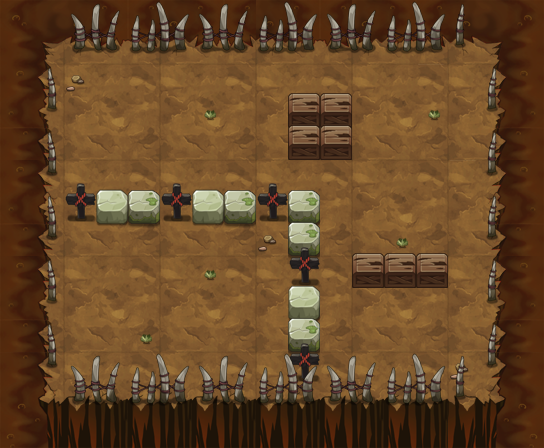

A 2D game scene composited from a Tiled map and its tileset images. What follows is a short description and the map's XML, with each tile layer's data collapsed to a summary:
An orthogonal 17x14 tile map with 32x32 px tiles, 14 tile layers (PASS, 块层 2, 块层 5, 块层 3, ...) and 48 objects (44x TRAP, 3x yjws2, PLAYER).

<map version="1.0" orientation="orthogonal" width="17" height="14" tilewidth="32" tileheight="32">
 <properties>
  <property name="DESTRY1" value="25" />
  <property name="DESTRY2" value="27" />
  <property name="DESTRY_COUNT" value="2" />
  <property name="EXP" value="980" />
  <property name="ITEM" value="D036" />
  <property name="MONEY" value="1470" />
 </properties>
 <tileset firstgid="1" name="yjbl" tilewidth="32" tileheight="32">
  <image source="yjbl.png" width="450" height="600" />
 </tileset>
 <layer name="PASS" width="17" height="14">
  <data>[238 cells, 130 non-empty, 11 distinct tile ids]</data>
 </layer>
 <layer name="块层 2" width="17" height="14">
  <data>[238 cells, 238 non-empty, 31 distinct tile ids]</data>
 </layer>
 <layer name="块层 5" width="17" height="14">
  <data>[238 cells, 8 non-empty, 2 distinct tile ids]</data>
 </layer>
 <layer name="块层 3" width="17" height="14">
  <data>[238 cells, 67 non-empty, 12 distinct tile ids]</data>
 </layer>
 <layer name="块层 6" width="17" height="14">
  <data>[238 cells, 20 non-empty, 4 distinct tile ids]</data>
 </layer>
 <layer name="SHELTER 11" width="17" height="14">
  <data>[238 cells, 13 non-empty, 5 distinct tile ids]</data>
 </layer>
 <layer name="SHELTER 10" width="17" height="14">
  <data>[238 cells, 1 non-empty, 1 distinct tile ids]</data>
 </layer>
 <layer name="SHELTER 9" width="17" height="14">
  <data>[238 cells, 1 non-empty, 1 distinct tile ids]</data>
 </layer>
 <layer name="SHELTER 8" width="17" height="14">
  <data>[238 cells, 1 non-empty, 1 distinct tile ids]</data>
 </layer>
 <layer name="SHELTER 7" width="17" height="14">
  <data>[238 cells, 4 non-empty, 2 distinct tile ids]</data>
 </layer>
 <layer name="SHELTER 6" width="17" height="14">
  <data>[238 cells, 1 non-empty, 1 distinct tile ids]</data>
 </layer>
 <layer name="SHELTER 5" width="17" height="14">
  <data>[238 cells, 8 non-empty, 3 distinct tile ids]</data>
 </layer>
 <layer name="SHELTER 3" width="17" height="14">
  <data>[238 cells, 2 non-empty, 1 distinct tile ids]</data>
 </layer>
 <layer name="SHELTER 2" width="17" height="14">
  <data>[238 cells, 2 non-empty, 1 distinct tile ids]</data>
 </layer>
 <objectgroup name="对象层 1" width="17" height="14">
  <object name="PLAYER" type="PLAYER" x="64" y="96" width="32" height="32" />
  <object name="yjws2" x="160" y="288" width="32" height="32">
   <properties>
    <property name="lua_ai" value="monster_yjws_ai" />
    <property name="quality" value="yjws2.quality" />
   </properties>
  </object>
  <object name="yjws2" x="384" y="320" width="32" height="32">
   <properties>
    <property name="lua_ai" value="monster_yjws_ai" />
    <property name="quality" value="yjws2.quality" />
   </properties>
  </object>
  <object name="yjws2" x="384" y="96" width="32" height="32">
   <properties>
    <property name="lua_ai" value="monster_yjws_ai" />
    <property name="quality" value="yjws2.quality" />
   </properties>
  </object>
  <object name="mp1" type="TRAP" x="256" y="352" width="32" height="32">
   <properties>
    <property name="trap_ani" value="mp.actor" />
    <property name="trap_floor" value="true" />
    <property name="trap_id" value="0" />
    <property name="trap_script" value="trap_moveto(&quot;PLAYER&quot;, &quot;mp1&quot;,target(&quot;mp2&quot;):getX(),target(&quot;mp2&quot;):getY() );" />
    <property name="trap_sound_id" value="1" />
    <property name="trap_start_mode" value="0" />
    <property name="trap_state" value="open" />
   </properties>
  </object>
  <object name="mp2" type="TRAP" x="448" y="64" width="32" height="32">
   <properties>
    <property name="trap_ani" value="mp.actor" />
    <property name="trap_floor" value="true" />
    <property name="trap_id" value="0" />
    <property name="trap_script" value="trap_moveto(&quot;PLAYER&quot;, &quot;mp2&quot;,target(&quot;mp1&quot;):getX(),target(&quot;mp1&quot;):getY() );" />
    <property name="trap_sound_id" value="1" />
    <property name="trap_start_mode" value="0" />
    <property name="trap_state" value="open" />
   </properties>
  </object>
  <object name="belt_right" type="TRAP" x="224" y="64" width="32" height="32">
   <properties>
    <property name="lua_ai" value="trap_belt_right_ai" />
    <property name="trap_ani" value="belt_right.actor" />
    <property name="trap_floor" value="true" />
   </properties>
  </object>
  <object name="belt_right" type="TRAP" x="256" y="64" width="32" height="32">
   <properties>
    <property name="lua_ai" value="trap_belt_right_ai" />
    <property name="trap_ani" value="belt_right.actor" />
    <property name="trap_floor" value="true" />
   </properties>
  </object>
  <object name="belt_right" type="TRAP" x="288" y="64" width="32" height="32">
   <properties>
    <property name="lua_ai" value="trap_belt_right_ai" />
    <property name="trap_ani" value="belt_right.actor" />
    <property name="trap_floor" value="true" />
   </properties>
  </object>
  <object name="belt_right" type="TRAP" x="320" y="64" width="32" height="32">
   <properties>
    <property name="lua_ai" value="trap_belt_right_ai" />
    <property name="trap_ani" value="belt_right.actor" />
    <property name="trap_floor" value="true" />
   </properties>
  </object>
  <object name="belt_right" type="TRAP" x="352" y="64" width="32" height="32">
   <properties>
    <property name="lua_ai" value="trap_belt_right_ai" />
    <property name="trap_ani" value="belt_right.actor" />
    <property name="trap_floor" value="true" />
   </properties>
  </object>
  <object name="belt_right" type="TRAP" x="384" y="64" width="32" height="32">
   <properties>
    <property name="lua_ai" value="trap_belt_right_ai" />
    <property name="trap_ani" value="belt_right.actor" />
    <property name="trap_floor" value="true" />
   </properties>
  </object>
  <object name="belt_right" type="TRAP" x="224" y="160" width="32" height="32">
   <properties>
    <property name="lua_ai" value="trap_belt_right_ai" />
    <property name="trap_ani" value="belt_right.actor" />
    <property name="trap_floor" value="true" />
   </properties>
  </object>
  <object name="belt_right" type="TRAP" x="256" y="160" width="32" height="32">
   <properties>
    <property name="lua_ai" value="trap_belt_right_ai" />
    <property name="trap_ani" value="belt_right.actor" />
    <property name="trap_floor" value="true" />
   </properties>
  </object>
  <object name="belt_right" type="TRAP" x="288" y="160" width="32" height="32">
   <properties>
    <property name="lua_ai" value="trap_belt_right_ai" />
    <property name="trap_ani" value="belt_right.actor" />
    <property name="trap_floor" value="true" />
   </properties>
  </object>
  <object name="belt_right" type="TRAP" x="320" y="160" width="32" height="32">
   <properties>
    <property name="lua_ai" value="trap_belt_right_ai" />
    <property name="trap_ani" value="belt_right.actor" />
    <property name="trap_floor" value="true" />
   </properties>
  </object>
  <object name="belt_right" type="TRAP" x="352" y="160" width="32" height="32">
   <properties>
    <property name="lua_ai" value="trap_belt_right_ai" />
    <property name="trap_ani" value="belt_right.actor" />
    <property name="trap_floor" value="true" />
   </properties>
  </object>
  <object name="belt_right" type="TRAP" x="384" y="160" width="32" height="32">
   <properties>
    <property name="lua_ai" value="trap_belt_right_ai" />
    <property name="trap_ani" value="belt_right.actor" />
    <property name="trap_floor" value="true" />
   </properties>
  </object>
  </objectgroup>
</map>
<!-- 30 of 48 objects omitted -->
